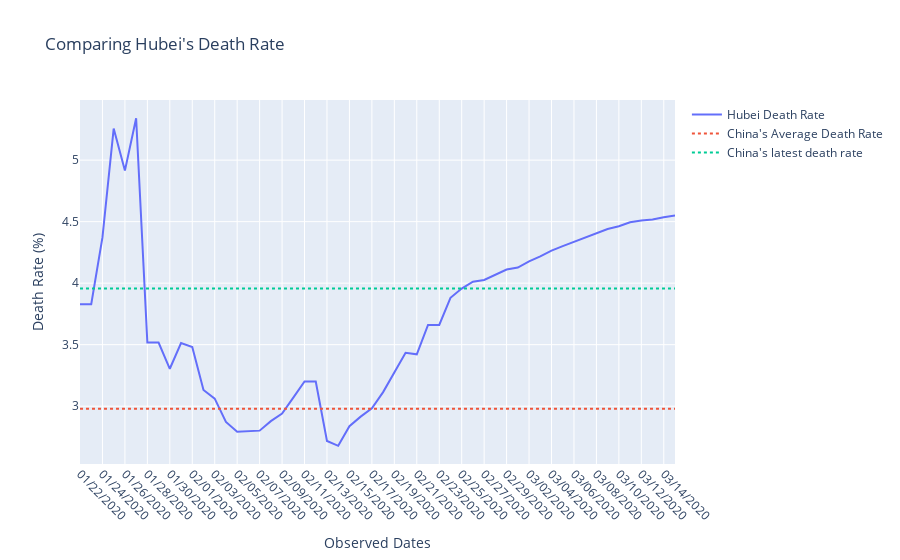

This figure's notebook cell:
### Code cell
fig = go.Figure()

fig.add_trace(go.Scatter(
    x = hubei['observation_date'],
    y = create_death_rate(hubei),
    name = 'Hubei Death Rate',
))

fig.add_trace(go.Scatter(
    x = hubei['observation_date'],
    y = [observe_date['death_rate'].mean()]*len(observe_date),
    name = 'China\'s Average Death Rate',
    line = dict(dash='dot')
    
))

fig.add_trace(go.Scatter(
    x = hubei['observation_date'],
    y = [observe_date['death_rate'].iloc[len(observe_date)-1]] * len(observe_date),
    name = 'China\'s latest death rate',
    line = dict(dash='dot')
))


fig.layout.update(
    title = 'Comparing Hubei\'s Death Rate',
    xaxis_title = 'Observed Dates',
    yaxis_title = 'Death Rate (%)'
)

fig.update_xaxes(tickangle=45) 

fig.show()
